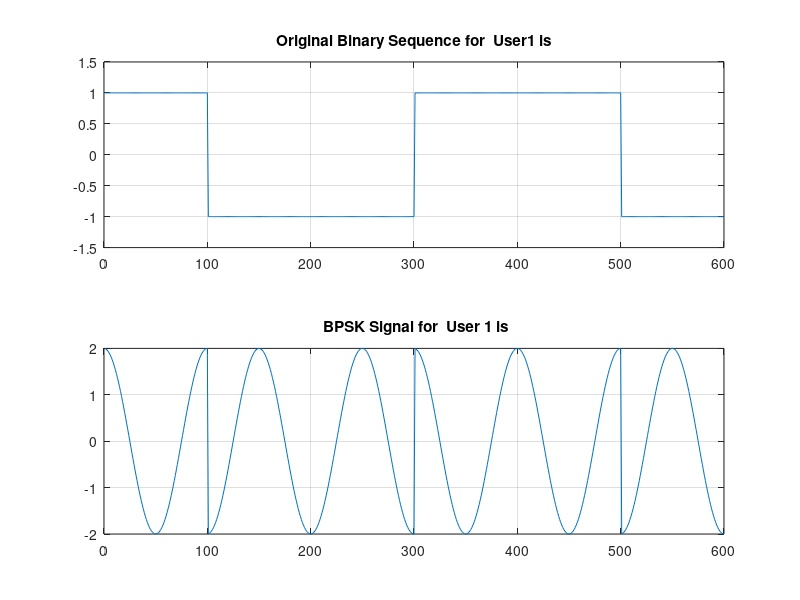
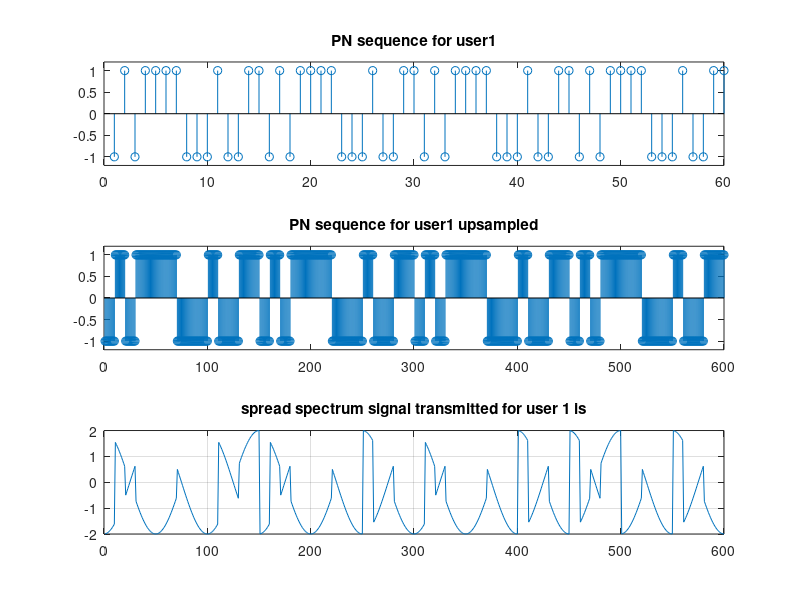
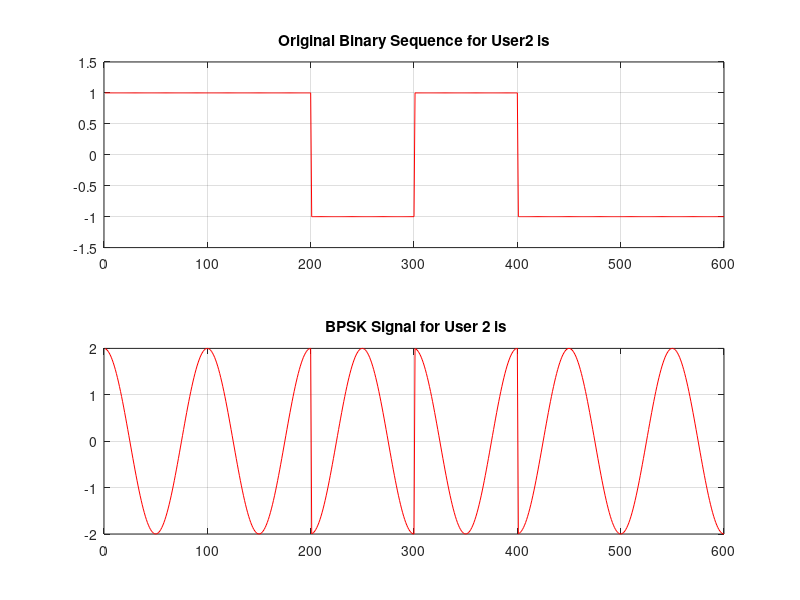
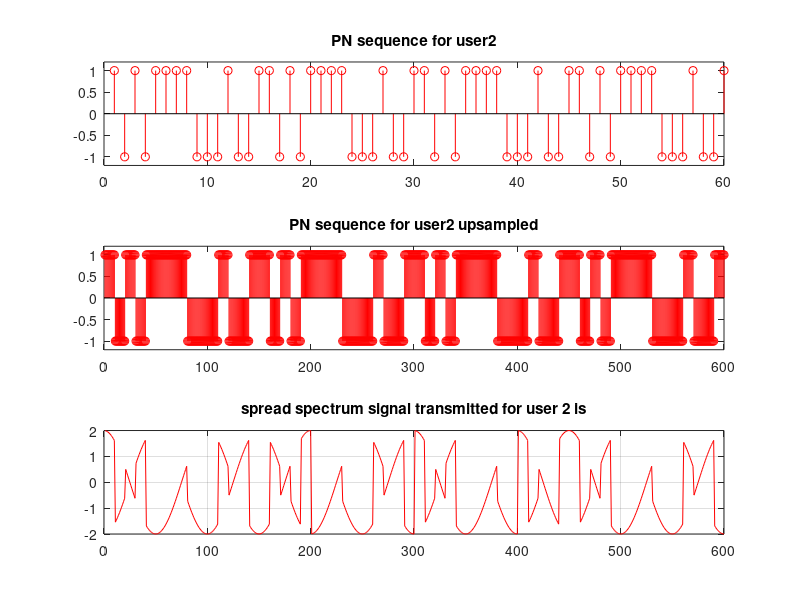

MATLAB code to generate these figures, in order: (Note: this script raises an error after producing the figures.)

clc
close all
clear all
 
%% Initial parameters
SNR = 5;    % Signal to Noise ratio in dB
Fc = 1;     % carrier frequency
Eb = 2;     % energy per bit
Tb = 1;     % bit duration
 
%% Consider two mobile users in the system
mobileUser1 = [1 0 0 1 1 0];    % data transmitted by user 1
 
mobileUser2 = [1 1 0 1 0 0];    % data transmitted by user 2
 
length_mobileUser1 = length(mobileUser1);
 
length_mobileUser2 = length(mobileUser2);
 
%% Convert data sequence into NRZ format
for i = 1:length_mobileUser1
    if mobileUser1(i )== 0
        mobileUser1(i) = -1;
    end
end
 
for i = 1:length_mobileUser2
    if mobileUser2(i) == 0
        mobileUser2(i) = -1;
    end
end


%% User 1


user1basebandsig1 = []; 
for i = 1:length_mobileUser1
    for j = 0.01:0.01:Tb    % 100 samples per bit
        if mobileUser1(i) == 1
            user1basebandsig1 = [user1basebandsig1 1];
        else
            user1basebandsig1 = [user1basebandsig1 -1];
        end
    end
end
 
% BPSK MODULATION FOR USER 1
user1bpskmod1 = [];
for i = 1:length_mobileUser1
    for j = 0.01:0.01:Tb    % 100 samples per bit
        user1bpskmod1 = [user1bpskmod1 sqrt(2*Eb)*mobileUser1(i)*cos(2*pi*Fc*j)];
    end
end
 
figure(1);
subplot(211)
plot(user1basebandsig1);
axis([0 100*length_mobileUser1 -1.5 1.5]);
title('Original Binary Sequence for  User1 is')
grid on
subplot(212)
plot(user1bpskmod1);
title(' BPSK Signal for  User 1 is');
grid on

%% PN generator for user1
% let initial seed for user1 is 1010
seed1 = [1 -1 1 -1];  
pn1_user_1 = [];
 
% The following for loop performs the function of exclusive or gate and shift registers (with respect to the CDMA standard). 
for i = 1:length_mobileUser1
    for j = 1:10 %chip rate is 10 times the bit rate
        pn1_user_1 = [pn1_user_1 seed1(4)];
        if seed1(4) == seed1(3) 
            temp = -1;
        else
            temp = 1;
        end
        seed1(4) = seed1(3);
        seed1(3) = seed1(2);
        seed1(2) = seed1(1);
        seed1(1) = temp;
    end
end
 
pnupsampled1_User_1 = [];
len_pn1_user_1 = length(pn1_user_1);
for i = 1:len_pn1_user_1
    for j = 0.1:0.1:Tb
        if pn1_user_1(i) == 1
            pnupsampled1_User_1 = [pnupsampled1_User_1 1];
        else
            pnupsampled1_User_1 = [pnupsampled1_User_1 -1];
        end
    end
end
 
sigtx1_User_1 = user1bpskmod1.*pnupsampled1_User_1;
 
figure(2)
subplot(311)
stem(pn1_user_1);
axis([0,length(pn1_user_1),-1.2,1.2])
title('PN sequence for user1')
subplot(312)
stem(pnupsampled1_User_1);
axis([0,length(pnupsampled1_User_1),-1.2,1.2])
title('PN sequence for user1 upsampled');
subplot(313)
plot(sigtx1_User_1);
axis([0 100*length_mobileUser1 -2 2]);
title('spread spectrum signal transmitted for user 1 is');
grid on




%% CDMA transmitter user2

user2basebandsig2 = [];
for i = 1:length_mobileUser2
    for j = 0.01:0.01:Tb
        if mobileUser2(i) == 1
            user2basebandsig2 = [user2basebandsig2 1];
        else
            user2basebandsig2 = [user2basebandsig2 -1];
        end
    end
end

% BPSK MODULATION FOR USER 2 
user2bpskmod2 = [];
for i = 1:length_mobileUser2
    for j = 0.01:0.01:Tb
        user2bpskmod2 = [user2bpskmod2 sqrt(2*Eb)*mobileUser2(i)*cos(2*pi*Fc*j)];
    end
end

figure(3);
subplot(211)
plot(user2basebandsig2, 'r');
axis([0 100*length_mobileUser2 -1.5 1.5]);
title('Original Binary Sequence for User2 is')
grid on
subplot(212)
plot(user2bpskmod2, 'r');
title(' BPSK Signal for User 2 is');
grid on

%% PN generator for user2

seed2 = [-1 1 -1 1];  %convert it into bipolar NRZ format
pn2_user_2 = [];
for i = 1:length_mobileUser2
    for j = 1:10 %chip rate is 10 times the bit rate
        pn2_user_2 = [pn2_user_2 seed2(4)];
        if seed2(4) == seed2(3) 
            temp = -1;
        else
            temp = 1;
        end
        seed2(4) = seed2(3);
        seed2(3) = seed2(2);
        seed2(2) = seed2(1);
        seed2(1) = temp;
    end
end
 
pnupsampled2_User_2 = [];
len_pn2_user_2 = length(pn2_user_2);
for i = 1:len_pn2_user_2
    for j = 0.1:0.1:Tb
        if pn2_user_2(i) == 1
            pnupsampled2_User_2 = [pnupsampled2_User_2 1];
        else
            pnupsampled2_User_2  = [pnupsampled2_User_2  -1];
        end
    end
end
 
length_pnupsampled2_User_2 = length(pnupsampled2_User_2);
 
sigtx2_User_2 = user2bpskmod2.*pnupsampled2_User_2;
 
figure(4)
subplot(311)
stem(pn2_user_2, 'r');
axis([0,length(pn2_user_2),-1.2,1.2])
title('PN sequence for user2')
subplot(312)
stem(pnupsampled2_User_2, 'r');
axis([0,length_pnupsampled2_User_2,-1.2,1.2])
title('PN sequence for user2 upsampled');
subplot(313)
plot(sigtx2_User_2, 'r');
axis([0 100*length_mobileUser2 -2 2]);
title('spread spectrum signal transmitted for user 2 is');
grid on
 
%% Plotting the transmitted signal
figure(5)
subplot(2,1,1);
plot(sigtx1_User_1);
grid on 
title('spread spectrum signal txd for user 1');
subplot(2,1,2);
plot(sigtx2_User_2, 'r');
grid on 
title('spread spectrum signal txd for user 2');

%% AWGN Channel:
trasnmitted_signal = sigtx1_User_1 + sigtx2_User_2;
 
composite_signal = awgn(trasnmitted_signal,SNR);
 
figure(6)
subplot(211)
plot(sigtx1_User_1+sigtx2_User_2);
title('Composite signal sigtx1+sigtx2');
grid on 
subplot(212)
plot(composite_signal);
title(sprintf('Composite signal + noise\n SNR=%ddb',SNR));
grid on 


%% DMODULATION USER 1 %%%%%%%%%%%%%%%%%%%%
 
rx1 = composite_signal.*pnupsampled1_User_1;
 
%%%% BPSK DEMODULATION FOR USER 1
demodcar1 = [];
for i = 1:length_mobileUser1
    for j = 0.01:0.01:Tb
        demodcar1 = [demodcar1 sqrt(2*Eb)*cos(2*pi*Fc*j)];
    end
end
 
bpskdemod1 = rx1.*demodcar1;
 
len_dmod1 = length(bpskdemod1);
sum = zeros(1,len_dmod1/100);
for i = 1:len_dmod1/100
    for j = (i-1)*100+1:i*100
        sum(i) = sum(i)+bpskdemod1(j);
    end
end
sum;
 
rxbits1 = [];
for i = 1:length_mobileUser1
    if sum(i)>0
        rxbits1 = [rxbits1 1];
    else
        rxbits1 = [rxbits1 0];
    end
end
 
rxbits1=rectpulse(rxbits1,100); 
 
figure(7)
subplot(211)
plot(user1basebandsig1)
title('Transmitted bits of user1 data')
grid on
subplot(212)
plot(rxbits1)
axis([0 600 -0.2 1.2]);
title('Received bits of user1 data')
grid on


%% DMODULATION USER 2 %%%%%%%%%%%%%%%%%%%%
 
rx2 = composite_signal.*pnupsampled2_User_2;
 
% BPSK DEMODULATION FOR USER 2
demodcar2 = [];
for i = 1:length_mobileUser2
    for j = 0.01:0.01:Tb
        demodcar2 = [demodcar2 sqrt(2*Eb)*cos(2*pi*Fc*j)];
    end
end
 
bpskdemod2 = rx2.*demodcar2;
 
len_dmod2 = length(bpskdemod2);
sum = zeros(1,len_dmod1/100);
for i = 1:len_dmod2/100
    for j = (i-1)*100+1:i*100
        sum(i) = sum(i)+bpskdemod2(j);
    end
end
sum;
 
rxbits2 = [];
for i = 1:length_mobileUser2
    if sum(i)>0
        rxbits2 = [rxbits2 1];
    else
        rxbits2 = [rxbits2 0];
    end
end
rxbits2=rectpulse(rxbits2,100); 
 
figure(8)
subplot(211)
plot(user2basebandsig2)
title('Transmitted bits of user2 data')
grid on
subplot(212)
plot(rxbits2)
axis([0 600 -0.2 1.2]);
title('Received bits of user2 data')
grid on
 

